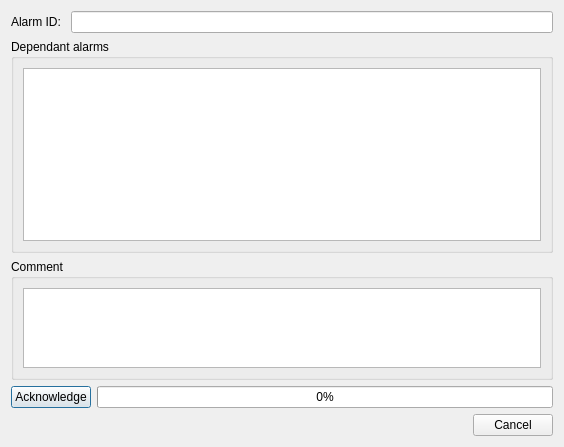
<?xml version="1.0" encoding="UTF-8"?>
<ui version="4.0">
 <class>AckAlarmDlg</class>
 <widget class="QDialog" name="AckAlarmDlg">
  <property name="geometry">
   <rect>
    <x>0</x>
    <y>0</y>
    <width>564</width>
    <height>447</height>
   </rect>
  </property>
  <property name="windowTitle">
   <string>Dialog</string>
  </property>
  <layout class="QVBoxLayout" name="verticalLayout">
   <item>
    <layout class="QVBoxLayout" name="verticalLayout_2">
     <item>
      <layout class="QHBoxLayout" name="horizontalLayout">
       <item>
        <widget class="QLabel" name="Alarm">
         <property name="text">
          <string>Alarm ID: </string>
         </property>
        </widget>
       </item>
       <item>
        <widget class="QLineEdit" name="alarm_id_te">
         <property name="text">
          <string notr="true"/>
         </property>
         <property name="frame">
          <bool>true</bool>
         </property>
         <property name="readOnly">
          <bool>true</bool>
         </property>
        </widget>
       </item>
      </layout>
     </item>
     <item>
      <widget class="QGroupBox" name="groupBox">
       <property name="title">
        <string>Dependant alarms</string>
       </property>
       <layout class="QHBoxLayout" name="horizontalLayout_2">
        <item>
         <widget class="QListWidget" name="dep_alarms_list">
          <property name="selectionMode">
           <enum>QAbstractItemView::SelectionMode::NoSelection</enum>
          </property>
         </widget>
        </item>
       </layout>
      </widget>
     </item>
     <item>
      <widget class="QGroupBox" name="groupBox_2">
       <property name="title">
        <string>Comment</string>
       </property>
       <layout class="QHBoxLayout" name="horizontalLayout_3">
        <item>
         <widget class="QPlainTextEdit" name="comment_te">
          <property name="sizePolicy">
           <sizepolicy hsizetype="Expanding" vsizetype="Fixed">
            <horstretch>0</horstretch>
            <verstretch>0</verstretch>
           </sizepolicy>
          </property>
          <property name="minimumSize">
           <size>
            <width>0</width>
            <height>80</height>
           </size>
          </property>
          <property name="maximumSize">
           <size>
            <width>16777215</width>
            <height>80</height>
           </size>
          </property>
          <property name="toolTip">
           <string>Insert a description of the counter action</string>
          </property>
         </widget>
        </item>
       </layout>
      </widget>
     </item>
     <item>
      <layout class="QHBoxLayout" name="horizontalLayout_4">
       <item>
        <widget class="QPushButton" name="ack_btn">
         <property name="text">
          <string>Acknowledge</string>
         </property>
        </widget>
       </item>
       <item>
        <widget class="QProgressBar" name="ack_pb">
         <property name="value">
          <number>0</number>
         </property>
        </widget>
       </item>
      </layout>
     </item>
    </layout>
   </item>
   <item>
    <widget class="QDialogButtonBox" name="buttonBox">
     <property name="orientation">
      <enum>Qt::Orientation::Horizontal</enum>
     </property>
     <property name="standardButtons">
      <set>QDialogButtonBox::StandardButton::Cancel</set>
     </property>
    </widget>
   </item>
  </layout>
 </widget>
 <resources/>
 <connections>
  <connection>
   <sender>buttonBox</sender>
   <signal>accepted()</signal>
   <receiver>AckAlarmDlg</receiver>
   <slot>accept()</slot>
   <hints>
    <hint type="sourcelabel">
     <x>248</x>
     <y>254</y>
    </hint>
    <hint type="destinationlabel">
     <x>157</x>
     <y>274</y>
    </hint>
   </hints>
  </connection>
  <connection>
   <sender>buttonBox</sender>
   <signal>rejected()</signal>
   <receiver>AckAlarmDlg</receiver>
   <slot>reject()</slot>
   <hints>
    <hint type="sourcelabel">
     <x>316</x>
     <y>260</y>
    </hint>
    <hint type="destinationlabel">
     <x>286</x>
     <y>274</y>
    </hint>
   </hints>
  </connection>
 </connections>
</ui>
